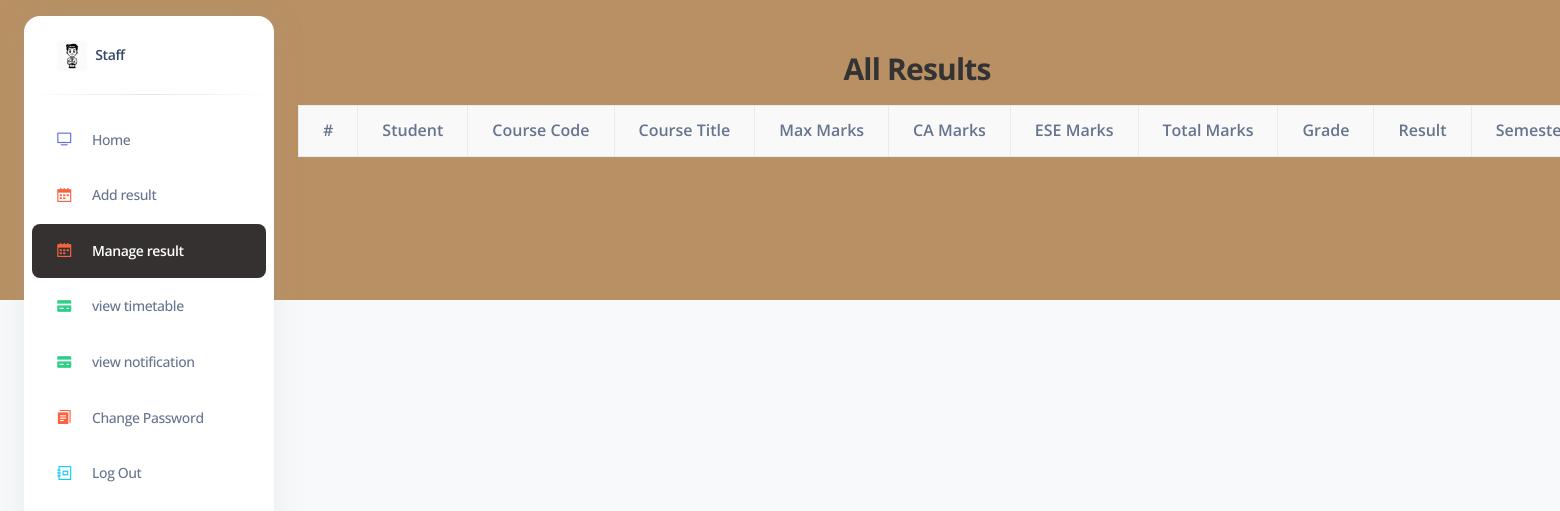
/allresults/ (signed in), run on an earlier commit of the app's database.
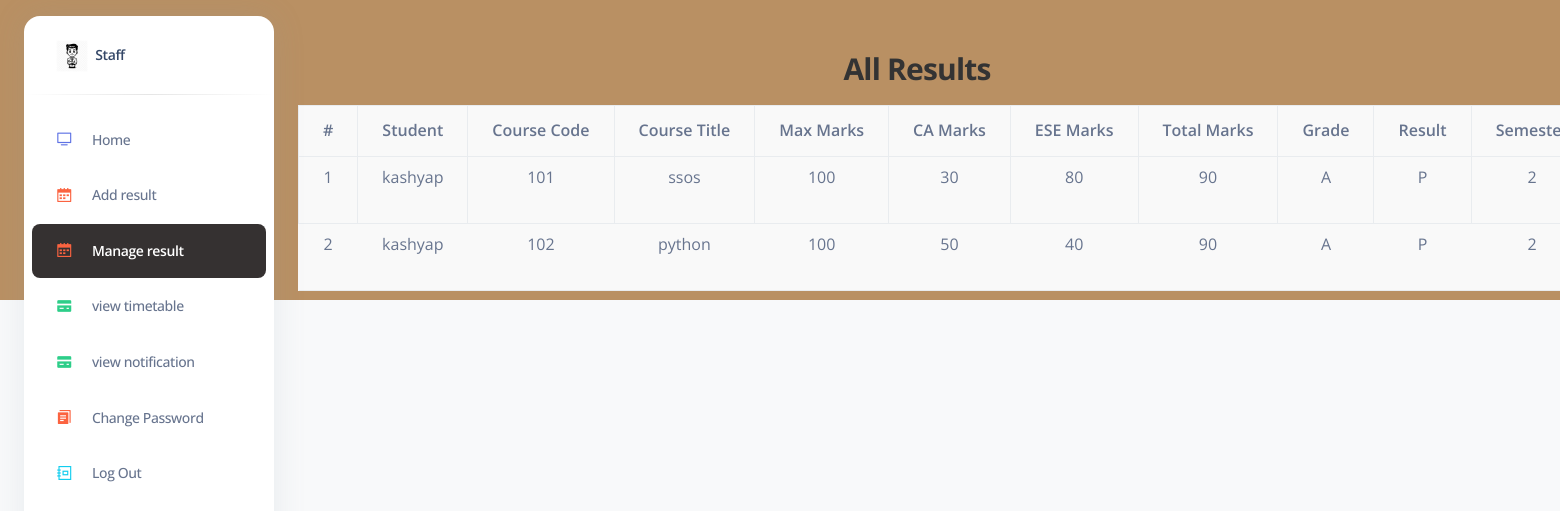
And on a later commit of the database.
### adminapp/models.py (models this page shows, shortened)
class StudentResult(models.Model):
    student = models.ForeignKey(User, on_delete=models.CASCADE, related_name="results",default='')
    registration_number = models.CharField(max_length=20)
    name = models.CharField(max_length=100)
    programme = models.CharField(max_length=100, default="Master of Computer Applications")
    semester = models.CharField(max_length=50)
    college = models.CharField(max_length=255)
    course_code = models.CharField(max_length=10)
    course_title = models.CharField(max_length=255)
    max_mark=models.IntegerField()
    ca_marks = models.IntegerField("Continuous Assessment Marks")
    ese_marks = models.IntegerField("End Semester Evaluation Marks")
    total_marks = models.IntegerField()
    grade_sub=models.CharField(max_length=3,null=True,blank=True)
    result = models.CharField(max_length=1, choices=[("P", "Pass"), ("F", "Fail")])
    sgpa = models.FloatField(null=True, blank=True)
    grade = models.CharField(max_length=2, null=True, blank=True)
    status = models.CharField(max_length=20, choices=[("Passed", "Passed"), ("Failed", "Failed")])

class User(AbstractUser):
    is_fac= models.BooleanField(default=False)
    is_stud = models.BooleanField(default=False)
    phone_number = models.CharField(max_length=12,null=True,blank=True)
    dob=models.DateField(null=True,blank=True)
    place= models.CharField(max_length=100,null=True,blank=True)
    state = models.CharField(max_length=30,null=True,blank=True)
    image = models.ImageField(upload_to="user/",null=True,blank=True)
    semester=models.CharField(max_length=50,null=True,blank=True)
    address=models.CharField(max_length=150,null=True,blank=True)

### adminapp/views.py (the view)
# urls.py: path("allresults/", views.view_all_results, name="allresults"),
@login_required(login_url='/')
def view_all_results(request):
    current_page='allresults'
    results =StudentResult.objects.all() # Use select_related if you have a ForeignKey to optimize queries
    return render(request, "admin_app/pages/manageresult.html", {"results": results,'current_page':current_page})

### templates/admin_app/pages/manageresult.html (shortened to what this page needs)
{% extends "admin_app/components/base.html" %}
{% load static %}
{% block content %}
{% include 'admin_app/components/header1.html' %}
<div class="container-fluid py-4">
    <div class="row">
        <div class="col-12">
            <h3 class="mb-3 text-center" style="color: #333;">All Results</h3>
            <table class="table table-bordered table-hover" style="text-align: center; background-color: #f9f9f9;">
                <thead class="thead-light">
                    <tr>
                        <th>#</th>
                        <th>Student</th>
                        <th>Course Code</th>
                        <th>Course Title</th>
                        <th>Max Marks</th>
                        <th>CA Marks</th>
                        <th>ESE Marks</th>
                        <th>Total Marks</th>
                        <th>Grade</th>
                        <th>Result</th>
                        <th>Semester</th>
                    </tr>
                </thead>
                <tbody>
                    {% for result in results %}
                    <tr>
                        <td>{{ forloop.counter }}</td>
                        <td>{{ result.student.username }}</td>
                        <td>{{ result.course_code }}</td>
                        <td>{{ result.course_title }}</td>
                        <td>{{ result.max_mark }}</td>
                        <td>{{ result.ca_marks }}</td>
                        <td>{{ result.ese_marks }}</td>
                        <td>{{ result.total_marks }}</td>
                        <td>{{ result.grade_sub }}</td>
                        <td>{{ result.result }}</td>
                        <td>{{ result.semester }}</td>
                    </tr>
                    {% endfor %}
                </tbody>
            </table>
        </div>
    </div>
    {% endblock content %}

What changed in the data, as far as the page shows it:
added StudentResult: student.username "kashyap", course_code "101", course_title "ssos", max_mark "100", ca_marks "30", ese_marks "80", total_marks "90", grade_sub "A", result "P", semester "2"
added StudentResult: student.username "kashyap", course_code "102", course_title "python", max_mark "100", ca_marks "50", ese_marks "40", total_marks "90", grade_sub "A", result "P", semester "2"
